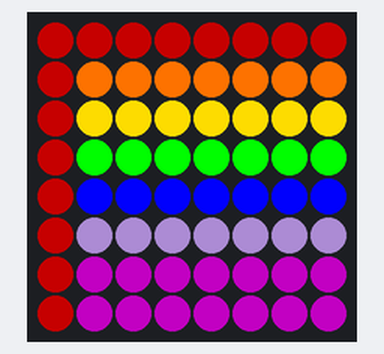
Bench run of a program on a simulated Raspberry Pi (BCM pin numbers) with a Sense HAT. Parts: the Sense HAT's 8×8 RGB LED matrix. At 0.0 s the program stops and its outputs stay as they are.

Above: at 0.1 s.

The program:

rainbow_RPI_senseHat.py
```python
#!/bin/python3
from sense_hat import SenseHat

sense = SenseHat()
sense.clear()

r = [100,0,0]
o = [255,115,0]
y = [255,217,0]
g = [0,255,0]
b = [0,0,255]
n = [106,84,128]
p = [89,0,94]


'''
[] = 대괄호, {} =  중괄 호 , () = 소  괄  호

'''


my_rainbow =  [
  r,r,r,r,r,r,r,r,
  r,o,o,o,o,o,o,o,
  r,y,y,y,y,y,y,y,
  r,g,g,g,g,g,g,g,
  r,b,b,b,b,b,b,b,
  r,n,n,n,n,n,n,n,
  r,p,p,p,p,p,p,p,
  r,p,p,p,p,p,p,p
  ]

sense.set_pixels(my_rainbow)
```
